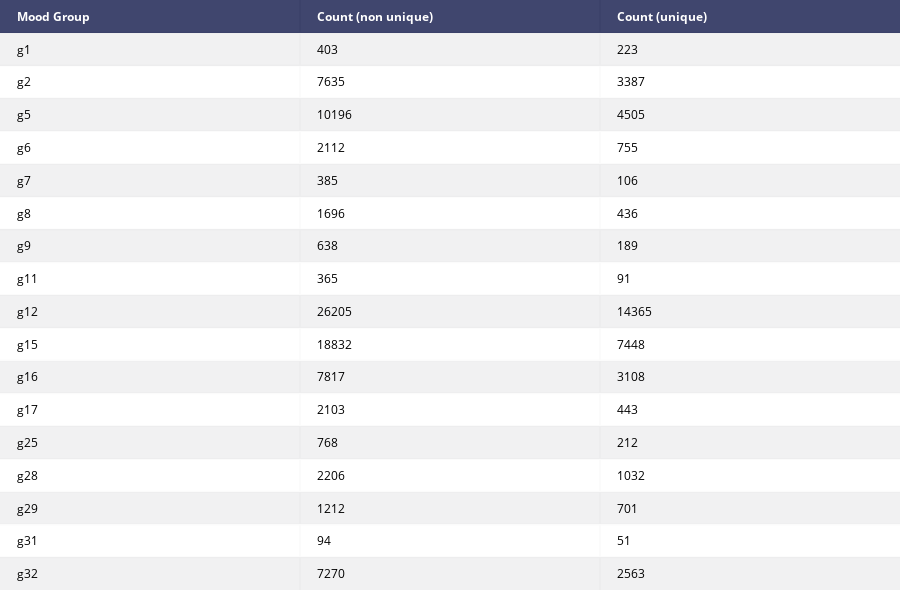

Notebook source saved alongside this figure:
### Code cell
count_table = [["Mood Group", "Count (non unique)", "Count (unique)"]]

unique_set = data[data["mood_count"] == 1] # Remove rows with more than one label

data["g16"].value_counts()

for group in groups:
    count_table.append([group, data[group].value_counts()[1],  unique_set[group].value_counts()[1]])
    
table = ff.create_table(count_table)
iplot(table)

### Figure 1 — Plotly figure (JSON) as saved in the notebook; plotly's stock layout.template omitted (floating-point values rounded to 4 significant figures)
{"data": [{"colorscale": [[0, "#00083e"], [0.5, "#ededee"], [1, "#ffffff"]], "hoverinfo": "none", "opacity": 0.75, "showscale": false, "type": "heatmap", "uid": "46700ecd-8ae2-4f94-8437-2dc8772ee0a5", "z": [[0, 0, 0], [0.5, 0.5, 0.5], [1, 1, 1], [0.5, 0.5, 0.5], [1, 1, 1], [0.5, 0.5, 0.5], [1, 1, 1], [0.5, 0.5, 0.5], [1, 1, 1], [0.5, 0.5, 0.5], [1, 1, 1], [0.5, 0.5, 0.5], [1, 1, 1], [0.5, 0.5, 0.5], [1, 1, 1], [0.5, 0.5, 0.5], [1, 1, 1], [0.5, 0.5, 0.5]]}], "layout": {"annotations": [{"align": "left", "font": {"color": "#ffffff"}, "showarrow": false, "text": "<b>Mood Group</b>", "x": -0.45, "xanchor": "left", "xref": "x", "y": 0, "yref": "y"}, {"align": "left", "font": {"color": "#ffffff"}, "showarrow": false, "text": "<b>Count (non unique)</b>", "x": 0.55, "xanchor": "left", "xref": "x", "y": 0, "yref": "y"}, {"align": "left", "font": {"color": "#ffffff"}, "showarrow": false, "text": "<b>Count (unique)</b>", "x": 1.55, "xanchor": "left", "xref": "x", "y": 0, "yref": "y"}, {"align": "left", "font": {"color": "#000000"}, "showarrow": false, "text": "g1", "x": -0.45, "xanchor": "left", "xref": "x", "y": 1, "yref": "y"}, {"align": "left", "font": {"color": "#000000"}, "showarrow": false, "text": "403", "x": 0.55, "xanchor": "left", "xref": "x", "y": 1, "yref": "y"}, {"align": "left", "font": {"color": "#000000"}, "showarrow": false, "text": "223", "x": 1.55, "xanchor": "left", "xref": "x", "y": 1, "yref": "y"}, {"align": "left", "font": {"color": "#000000"}, "showarrow": false, "text": "g2", "x": -0.45, "xanchor": "left", "xref": "x", "y": 2, "yref": "y"}, {"align": "left", "font": {"color": "#000000"}, "showarrow": false, "text": "7635", "x": 0.55, "xanchor": "left", "xref": "x", "y": 2, "yref": "y"}, {"align": "left", "font": {"color": "#000000"}, "showarrow": false, "text": "3387", "x": 1.55, "xanchor": "left", "xref": "x", "y": 2, "yref": "y"}, {"align": "left", "font": {"color": "#000000"}, "showarrow": false, "text": "g5", "x": -0.45, "xanchor": "left", "xref": "x", "y": 3, "yref": "y"}, {"align": "left", "font": {"color": "#000000"}, "showarrow": false, "text": "10196", "x": 0.55, "xanchor": "left", "xref": "x", "y": 3, "yref": "y"}, {"align": "left", "font": {"color": "#000000"}, "showarrow": false, "text": "4505", "x": 1.55, "xanchor": "left", "xref": "x", "y": 3, "yref": "y"}, {"align": "left", "font": {"color": "#000000"}, "showarrow": false, "text": "g6", "x": -0.45, "xanchor": "left", "xref": "x", "y": 4, "yref": "y"}, {"align": "left", "font": {"color": "#000000"}, "showarrow": false, "text": "2112", "x": 0.55, "xanchor": "left", "xref": "x", "y": 4, "yref": "y"}, {"align": "left", "font": {"color": "#000000"}, "showarrow": false, "text": "755", "x": 1.55, "xanchor": "left", "xref": "x", "y": 4, "yref": "y"}, {"align": "left", "font": {"color": "#000000"}, "showarrow": false, "text": "g7", "x": -0.45, "xanchor": "left", "xref": "x", "y": 5, "yref": "y"}, {"align": "left", "font": {"color": "#000000"}, "showarrow": false, "text": "385", "x": 0.55, "xanchor": "left", "xref": "x", "y": 5, "yref": "y"}, {"align": "left", "font": {"color": "#000000"}, "showarrow": false, "text": "106", "x": 1.55, "xanchor": "left", "xref": "x", "y": 5, "yref": "y"}, {"align": "left", "font": {"color": "#000000"}, "showarrow": false, "text": "g8", "x": -0.45, "xanchor": "left", "xref": "x", "y": 6, "yref": "y"}, {"align": "left", "font": {"color": "#000000"}, "showarrow": false, "text": "1696", "x": 0.55, "xanchor": "left", "xref": "x", "y": 6, "yref": "y"}, {"align": "left", "font": {"color": "#000000"}, "showarrow": false, "text": "436", "x": 1.55, "xanchor": "left", "xref": "x", "y": 6, "yref": "y"}, {"align": "left", "font": {"color": "#000000"}, "showarrow": false, "text": "g9", "x": -0.45, "xanchor": "left", "xref": "x", "y": 7, "yref": "y"}, {"align": "left", "font": {"color": "#000000"}, "showarrow": false, "text": "638", "x": 0.55, "xanchor": "left", "xref": "x", "y": 7, "yref": "y"}, {"align": "left", "font": {"color": "#000000"}, "showarrow": false, "text": "189", "x": 1.55, "xanchor": "left", "xref": "x", "y": 7, "yref": "y"}, {"align": "left", "font": {"color": "#000000"}, "showarrow": false, "text": "g11", "x": -0.45, "xanchor": "left", "xref": "x", "y": 8, "yref": "y"}, {"align": "left", "font": {"color": "#000000"}, "showarrow": false, "text": "365", "x": 0.55, "xanchor": "left", "xref": "x", "y": 8, "yref": "y"}, {"align": "left", "font": {"color": "#000000"}, "showarrow": false, "text": "91", "x": 1.55, "xanchor": "left", "xref": "x", "y": 8, "yref": "y"}, {"align": "left", "font": {"color": "#000000"}, "showarrow": false, "text": "g12", "x": -0.45, "xanchor": "left", "xref": "x", "y": 9, "yref": "y"}, {"align": "left", "font": {"color": "#000000"}, "showarrow": false, "text": "26205", "x": 0.55, "xanchor": "left", "xref": "x", "y": 9, "yref": "y"}, {"align": "left", "font": {"color": "#000000"}, "showarrow": false, "text": "14365", "x": 1.55, "xanchor": "left", "xref": "x", "y": 9, "yref": "y"}, {"align": "left", "font": {"color": "#000000"}, "showarrow": false, "text": "g15", "x": -0.45, "xanchor": "left", "xref": "x", "y": 10, "yref": "y"}, {"align": "left", "font": {"color": "#000000"}, "showarrow": false, "text": "18832", "x": 0.55, "xanchor": "left", "xref": "x", "y": 10, "yref": "y"}, {"align": "left", "font": {"color": "#000000"}, "showarrow": false, "text": "7448", "x": 1.55, "xanchor": "left", "xref": "x", "y": 10, "yref": "y"}, {"align": "left", "font": {"color": "#000000"}, "showarrow": false, "text": "g16", "x": -0.45, "xanchor": "left", "xref": "x", "y": 11, "yref": "y"}, {"align": "left", "font": {"color": "#000000"}, "showarrow": false, "text": "7817", "x": 0.55, "xanchor": "left", "xref": "x", "y": 11, "yref": "y"}, {"align": "left", "font": {"color": "#000000"}, "showarrow": false, "text": "3108", "x": 1.55, "xanchor": "left", "xref": "x", "y": 11, "yref": "y"}, {"align": "left", "font": {"color": "#000000"}, "showarrow": false, "text": "g17", "x": -0.45, "xanchor": "left", "xref": "x", "y": 12, "yref": "y"}, {"align": "left", "font": {"color": "#000000"}, "showarrow": false, "text": "2103", "x": 0.55, "xanchor": "left", "xref": "x", "y": 12, "yref": "y"}, {"align": "left", "font": {"color": "#000000"}, "showarrow": false, "text": "443", "x": 1.55, "xanchor": "left", "xref": "x", "y": 12, "yref": "y"}, {"align": "left", "font": {"color": "#000000"}, "showarrow": false, "text": "g25", "x": -0.45, "xanchor": "left", "xref": "x", "y": 13, "yref": "y"}, {"align": "left", "font": {"color": "#000000"}, "showarrow": false, "text": "768", "x": 0.55, "xanchor": "left", "xref": "x", "y": 13, "yref": "y"}, {"align": "left", "font": {"color": "#000000"}, "showarrow": false, "text": "212", "x": 1.55, "xanchor": "left", "xref": "x", "y": 13, "yref": "y"}, {"align": "left", "font": {"color": "#000000"}, "showarrow": false, "text": "g28", "x": -0.45, "xanchor": "left", "xref": "x", "y": 14, "yref": "y"}, {"align": "left", "font": {"color": "#000000"}, "showarrow": false, "text": "2206", "x": 0.55, "xanchor": "left", "xref": "x", "y": 14, "yref": "y"}, {"align": "left", "font": {"color": "#000000"}, "showarrow": false, "text": "1032", "x": 1.55, "xanchor": "left", "xref": "x", "y": 14, "yref": "y"}, {"align": "left", "font": {"color": "#000000"}, "showarrow": false, "text": "g29", "x": -0.45, "xanchor": "left", "xref": "x", "y": 15, "yref": "y"}, {"align": "left", "font": {"color": "#000000"}, "showarrow": false, "text": "1212", "x": 0.55, "xanchor": "left", "xref": "x", "y": 15, "yref": "y"}, {"align": "left", "font": {"color": "#000000"}, "showarrow": false, "text": "701", "x": 1.55, "xanchor": "left", "xref": "x", "y": 15, "yref": "y"}, {"align": "left", "font": {"color": "#000000"}, "showarrow": false, "text": "g31", "x": -0.45, "xanchor": "left", "xref": "x", "y": 16, "yref": "y"}, {"align": "left", "font": {"color": "#000000"}, "showarrow": false, "text": "94", "x": 0.55, "xanchor": "left", "xref": "x", "y": 16, "yref": "y"}, {"align": "left", "font": {"color": "#000000"}, "showarrow": false, "text": "51", "x": 1.55, "xanchor": "left", "xref": "x", "y": 16, "yref": "y"}, {"align": "left", "font": {"color": "#000000"}, "showarrow": false, "text": "g32", "x": -0.45, "xanchor": "left", "xref": "x", "y": 17, "yref": "y"}, {"align": "left", "font": {"color": "#000000"}, "showarrow": false, "text": "7270", "x": 0.55, "xanchor": "left", "xref": "x", "y": 17, "yref": "y"}, {"align": "left", "font": {"color": "#000000"}, "showarrow": false, "text": "2563", "x": 1.55, "xanchor": "left", "xref": "x", "y": 17, "yref": "y"}], "height": 590, "margin": {"b": 0, "l": 0, "r": 0, "t": 0}, "xaxis": {"dtick": 1, "gridwidth": 2, "showticklabels": false, "tick0": -0.5, "ticks": "", "zeroline": false}, "yaxis": {"autorange": "reversed", "dtick": 1, "gridwidth": 2, "showticklabels": false, "tick0": 0.5, "ticks": "", "zeroline": false}}}
